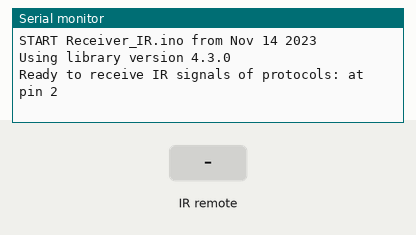
This sketch was run on a simulated Arduino Uno, built with avr-gcc and run on an emulated ATmega328P. On the bench: the last lines printed to the serial monitor. Inputs (shaded band) come from the test bench.

Above: at 1.2 s.
1.3 s: infrared code 0x10 received
At 2.5 s:
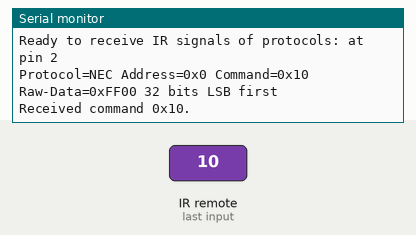
2.8 s: infrared code 0x11 received
At 3.9 s:
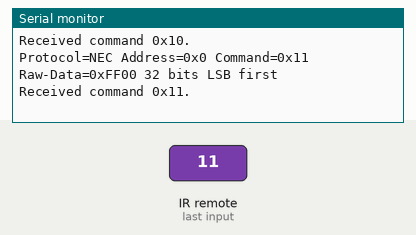

Measured:
- after the input at 1.3 s, the serial monitor: prints a new line at once (image 1)
- after the input at 2.8 s, the serial monitor: prints a new line at once (image 2)

The sketch:

Receiver_IR.ino
```cpp
// (licence header left out)
#include <Arduino.h>

/*
 * Specify which protocol(s) should be used for decoding.
 * If no protocol is defined, all protocols (except Bang&Olufsen) are active.
 * This must be done before the #include <IRremote.hpp>
 */

#define DECODE_DENON        // Includes Sharp
#define DECODE_JVC
#define DECODE_KASEIKYO
#define DECODE_PANASONIC    // alias for DECODE_KASEIKYO
#define DECODE_LG
#define DECODE_NEC          // Includes Apple and Onkyo. To enable all protocols , just comment/disable this line.
#define DECODE_SAMSUNG
#define DECODE_SONY
#define DECODE_RC5
#define DECODE_RC6

#define DECODE_BOSEWAVE
#define DECODE_LEGO_PF
#define DECODE_MAGIQUEST
#define DECODE_WHYNTER
#define DECODE_FAST

#define DECODE_DISTANCE_WIDTH // Universal decoder for pulse distance width protocols
#define DECODE_HASH         // special decoder for all protocols

//#define DECODE_BEO          // This protocol must always be enabled manually, i.e. it is NOT enabled if no protocol is defined. It prevents decoding of SONY!

//#define DEBUG               // Activate this for lots of lovely debug output from the decoders.

//#define RAW_BUFFER_LENGTH  750 // For air condition remotes it may require up to 750. Default is 200.

/*
 * This include defines the actual pin number for pins like IR_RECEIVE_PIN, IR_SEND_PIN for many different boards and architectures
 */
//#include "PinDefinitionsAndMore.h"
#include <IRremote.h> // include the library

#define IR_RECEIVE_PIN 2
#define ENABLE_LED_FEEDBACK  true

void setup() {
    Serial.begin(115200);

    // Just to know which program is running on my Arduino
    Serial.println(F("START " __FILE__ " from " __DATE__ "\r\nUsing library version " VERSION_IRREMOTE));

    // Start the receiver and if not 3. parameter specified, take LED_BUILTIN pin from the internal boards definition as default feedback LED
    IrReceiver.begin(IR_RECEIVE_PIN, ENABLE_LED_FEEDBACK);

    Serial.print(F("Ready to receive IR signals of protocols: "));
    printActiveIRProtocols(&Serial);
    Serial.println("at pin " + String(IR_RECEIVE_PIN));
}

void loop() {
    /*
     * Check if received data is available and if yes, try to decode it.
     * Decoded result is in the IrReceiver.decodedIRData structure.
     *
     * E.g. command is in IrReceiver.decodedIRData.command
     * address is in command is in IrReceiver.decodedIRData.address
     * and up to 32 bit raw data in IrReceiver.decodedIRData.decodedRawData
     */
    if (IrReceiver.decode()) {

        /*
         * Print a summary of received data
         */
        if (IrReceiver.decodedIRData.protocol == UNKNOWN) {
            /*Serial.println(F("Received noise or an unknown (or not yet enabled) protocol"));
            // We have an unknown protocol here, print extended info
            IrReceiver.printIRResultRawFormatted(&Serial, true);
            */
            IrReceiver.resume(); // Do it here, to preserve raw data for printing with printIRResultRawFormatted()
        }
        else {
            IrReceiver.resume(); // Early enable receiving of the next IR frame

            IrReceiver.printIRResultShort(&Serial);
            IrReceiver.printIRSendUsage(&Serial);
        }
        Serial.println();

        /*
         * Finally, check the received data and perform actions according to the received command
         */
        if (IrReceiver.decodedIRData.flags & IRDATA_FLAGS_IS_REPEAT) {
            Serial.println(F("Repeat received. Here you can repeat the same action as before."));
        }
        else {
            if (IrReceiver.decodedIRData.command == 0x10) {
                Serial.println(F("Received command 0x10."));
                // do something
            }
            else if (IrReceiver.decodedIRData.command == 0x11) {
                Serial.println(F("Received command 0x11."));
                // do something else
            }
        }
    }
}
```
